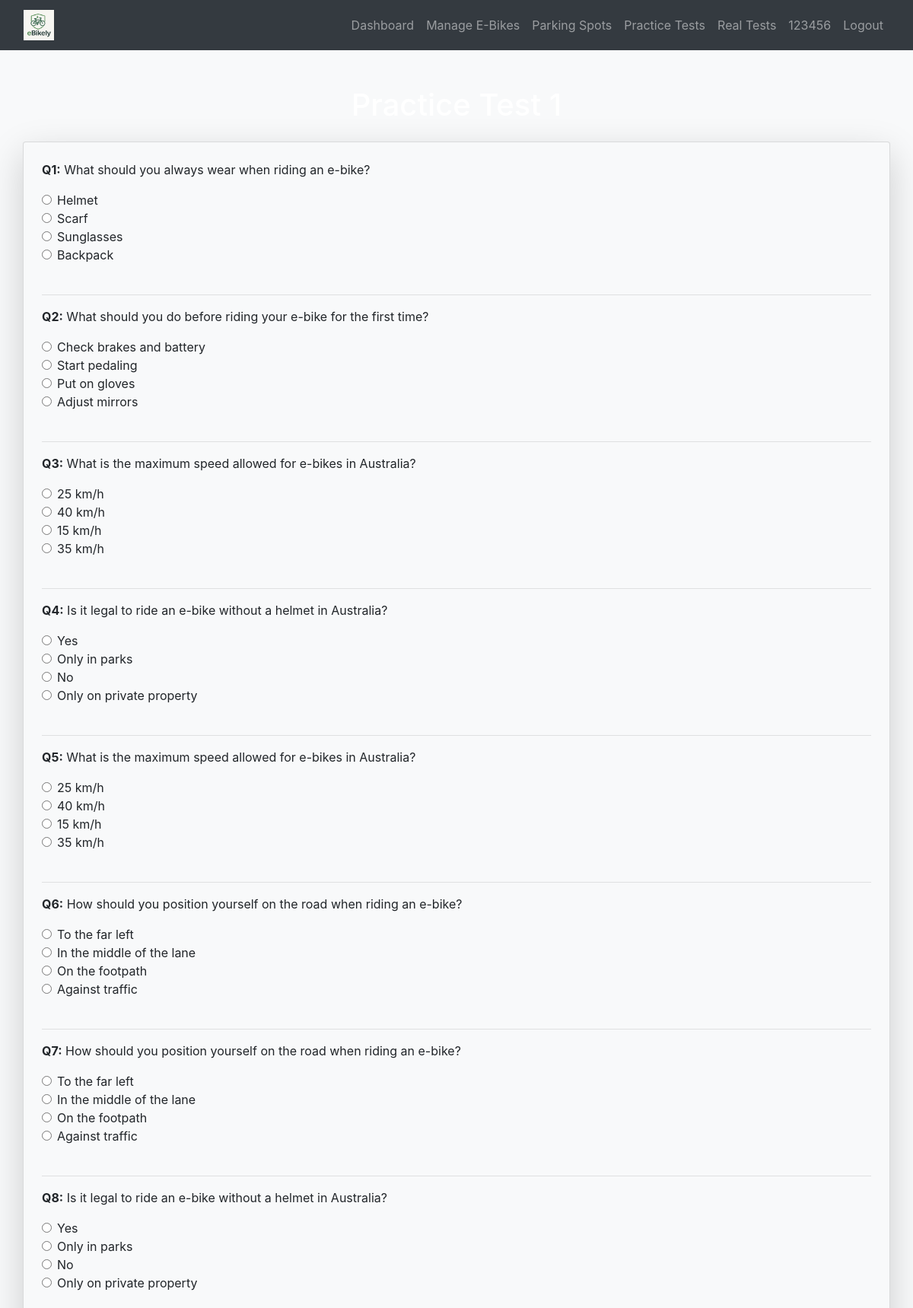
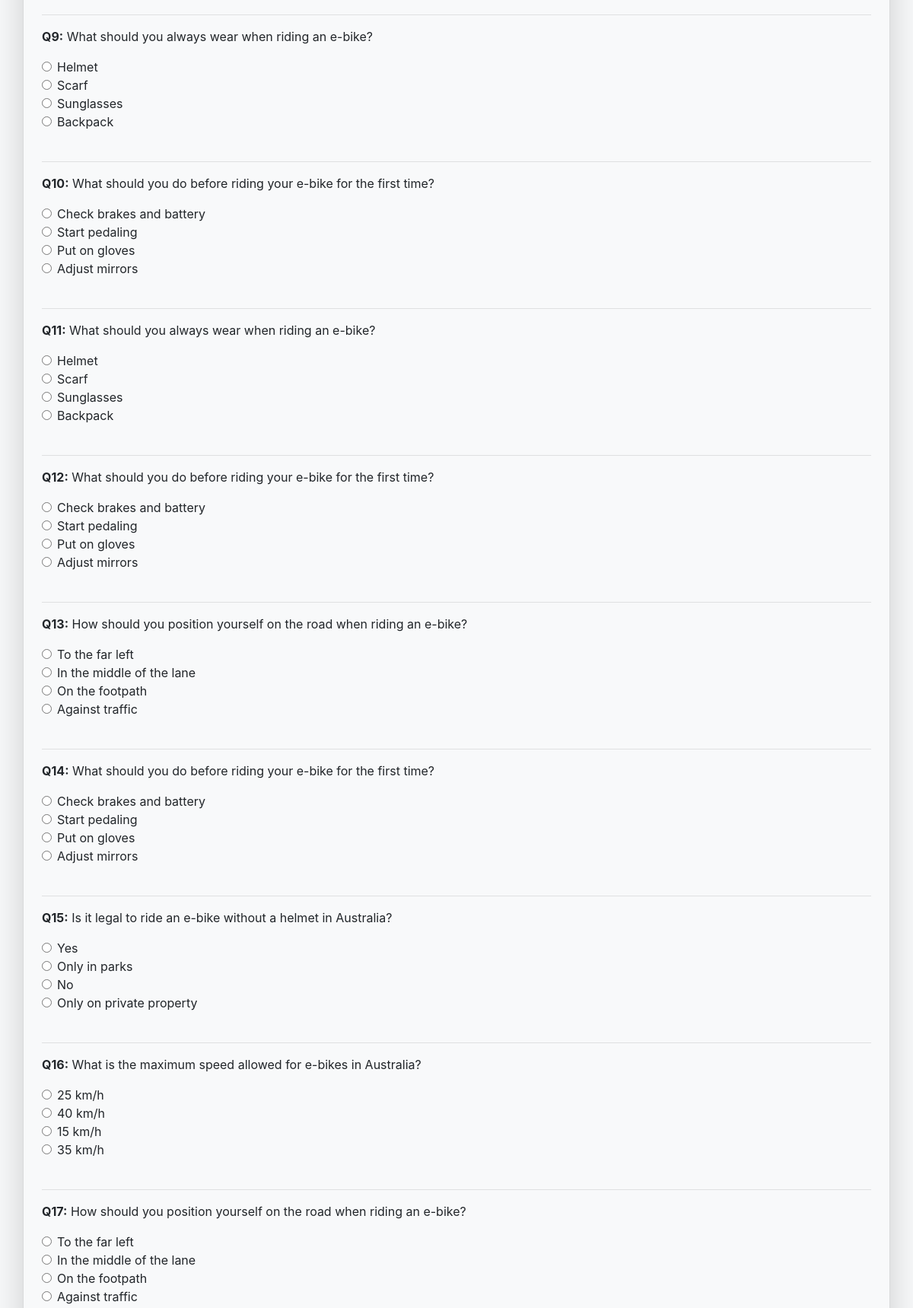
Page /practice/3 (signed in, upper part) on the committed database (2 pictures, top to bottom).
### database_setup.py (models this page shows)
class User(Base, UserMixin):
    __tablename__ = 'users'
    id = Column(Integer, primary_key=True)
    username = Column(String(150), unique=True, nullable=False)
    email = Column(String(150), nullable=True)
    password = Column(String(150), nullable=False)
    ebikes = relationship('EBike', back_populates='owner', cascade="all, delete-orphan")
    practice_tests = relationship('PracticeTest', back_populates='user', cascade="all, delete-orphan")
    real_tests = relationship('RealTest', back_populates='user', cascade="all, delete-orphan")
    practice_attempts = relationship("PracticeAttempt", back_populates="user", cascade="all, delete-orphan")
    parking_spot = relationship("ParkingSpot", back_populates="reserved_user", uselist=False)
    role = Column(String(10))  # 'student' or 'teacher'
    department = Column(String(150))  # for teachers
    year = Column(Integer)  # for students
    house = Column(String(50))  # for students

class PracticeQuestion(Base):
    __tablename__ = 'practice_questions'
    id = Column(Integer, primary_key=True)
    test_id = Column(Integer, ForeignKey('practice_tests.id'), nullable=False)
    question = Column(Text, nullable=False)
    options = Column(Text, nullable=False)  # Store options as a comma-separated string
    correct_answer = Column(String(100), nullable=False)
    test = relationship('PracticeTest', back_populates='questions')

### app.py (the view, shortened to what this page needs)
@app.route('/practice/<int:test_id>', methods=['GET', 'POST'])
@login_required
def practice_quiz(test_id):
    session = SessionLocal()
    test = session.query(PracticeTest).filter_by(id=test_id).first()
    if not test:
        flash("Quiz not found.", "danger")
        session.close()
        return redirect(url_for('practice_selection'))
    all_questions = test.questions
    questions = random.sample(all_questions, min(20, len(all_questions)))
    for q in questions:
        q.parsed_options = q.options.split(",")
    session.close()
    return render_template('practice_quiz.html', test=test, questions=questions)

### app.py (called while the page is built)
@login_manager.user_loader
def load_user(user_id):
    session = SessionLocal()
    user = session.query(User).get(int(user_id))
    session.close()
    return user

### templates/practice_quiz.html (shortened to what this page needs)
{% extends "base.html" %}
{% block content %}
<div class="container mt-5">
    <h1 class="text-center text-white mb-4">{{ test.name }}</h1>
    <form method="POST" action="">
        <div class="card shadow-lg bg-light rounded p-4">
            {% for question in questions %}
            <div class="mb-4">
                <p><strong>Q{{ loop.index }}:</strong> {{ question.question }}</p>
                {% for opt in question.parsed_options %}
                    <div class="form-check">
                        <input class="form-check-input" type="radio" name="{{ question.id }}" id="{{ question.id }}{{ loop.index }}" value="{{ opt }}">
                        <label class="form-check-label" for="{{ question.id }}{{ loop.index }}">
                            {{ opt }}
                        </label>
                    </div>
                {% endfor %}
            </div>
            <hr>
            {% endfor %}
        </div>
    </form>
</div>
{% endblock %}

### templates/base.html (shortened to what this page needs)
<!DOCTYPE html>
<html lang="en">
<head>
    <link rel="stylesheet" href="https://stackpath.bootstrapcdn.com/bootstrap/4.5.2/css/bootstrap.min.css">
    <link rel="stylesheet" href="{{ url_for('static', filename='styles.css') }}">
    <link href="https://cdnjs.cloudflare.com/ajax/libs/font-awesome/5.15.4/css/all.min.css" rel="stylesheet">
</head>
<body>
    <nav class="navbar navbar-expand-lg navbar-dark bg-dark">
        <div class="container-fluid">
            <a class="navbar-brand" href="{{ url_for('dashboard') }}">
                <img src="{{ url_for('static', filename='images/logo.png') }}" alt="E-Bike Manager Logo">
            </a>
            <div class="collapse navbar-collapse" id="navbarNav">
                <ul class="navbar-nav ml-auto">
                    {% if current_user.is_authenticated %}
                        <li class="nav-item"><a class="nav-link {% if request.endpoint == 'dashboard' %}active{% endif %}" href="{{ url_for('dashboard') }}">Dashboard</a></li>
                        <li class="nav-item"><a class="nav-link {% if request.endpoint == 'ebike_management' %}active{% endif %}" href="{{ url_for('ebike_management') }}">Manage E-Bikes</a></li>
                        <li class="nav-item"><a class="nav-link {% if request.endpoint == 'parking_spots' %}active{% endif %}" href="{{ url_for('parking_spots') }}">Parking Spots</a></li>
                        <li class="nav-item"><a class="nav-link {% if request.endpoint == 'practice_selection' %}active{% endif %}" href="{{ url_for('practice_selection') }}">Practice Tests</a></li>
                        <li class="nav-item"><a class="nav-link {% if request.endpoint == 'real_tests' %}active{% endif %}" href="{{ url_for('real_tests') }}">Real Tests</a></li>
                        <li class="nav-item"><a class="nav-link {% if request.endpoint == 'user_profile' %}active{% endif %}" href="{{ url_for('user_profile') }}">{{ current_user.username }}</a></li>
                        <li class="nav-item"><a class="nav-link" href="{{ url_for('logout') }}">Logout</a></li>
                    {% else %}
                        <li class="nav-item"><a class="nav-link" href="{{ url_for('login') }}">Login</a></li>
                        <li class="nav-item"><a class="nav-link" href="{{ url_for('register') }}">Register</a></li>
                    {% endif %}
                </ul>
            </div>
        </div>
    </nav>
    <div class="container mt-4">
        {% block content %}{% endblock %}
    </div>
</body>
</html>

### static/styles.css (style rules this page uses)
.card { border-radius: 10px; box-shadow: 0 4px 6px rgba(0, 0, 0, 0.1); transition: transform 0.2s; }
.text-white { color: white; }

### templates/base.html (style rules this page uses)
body { background-color: #f8f9fa; }
.navbar-brand img { height: 40px; border: none; }
.container { max-width: 1200px; }

### rows in the picture
User: username "123456"
PracticeQuestion: question "What should you always wear when riding an e-bike?", parsed_options "Helmet" "Scarf" "Sunglasses" "Backpack"
PracticeQuestion: question "What should you do before riding your e-bike for the first time?", parsed_options "Check brakes and battery" "Start pedaling" "Put on gloves" "Adjust mirrors"
PracticeQuestion: question "What is the maximum speed allowed for e-bikes in Australia?", parsed_options "25 km/h" "40 km/h" "15 km/h" "35 km/h"
PracticeQuestion: question "Is it legal to ride an e-bike without a helmet in Australia?", parsed_options "Yes" "Only in parks" "No" "Only on private property"
PracticeQuestion: question "What is the maximum speed allowed for e-bikes in Australia?", parsed_options "25 km/h" "40 km/h" "15 km/h" "35 km/h"
PracticeQuestion: question "How should you position yourself on the road when riding an e-bike?", parsed_options "To the far left" "In the middle of the lane" "On the footpath" "Against traffic"
PracticeQuestion: question "How should you position yourself on the road when riding an e-bike?", parsed_options "To the far left" "In the middle of the lane" "On the footpath" "Against traffic"
PracticeQuestion: question "Is it legal to ride an e-bike without a helmet in Australia?", parsed_options "Yes" "Only in parks" "No" "Only on private property"
PracticeQuestion: question "What should you always wear when riding an e-bike?", parsed_options "Helmet" "Scarf" "Sunglasses" "Backpack"
PracticeQuestion: question "What should you do before riding your e-bike for the first time?", parsed_options "Check brakes and battery" "Start pedaling" "Put on gloves" "Adjust mirrors"
PracticeQuestion: question "What should you always wear when riding an e-bike?", parsed_options "Helmet" "Scarf" "Sunglasses" "Backpack"
PracticeQuestion: question "What should you do before riding your e-bike for the first time?", parsed_options "Check brakes and battery" "Start pedaling" "Put on gloves" "Adjust mirrors"
PracticeQuestion: question "How should you position yourself on the road when riding an e-bike?", parsed_options "To the far left" "In the middle of the lane" "On the footpath" "Against traffic"
PracticeQuestion: question "What should you do before riding your e-bike for the first time?", parsed_options "Check brakes and battery" "Start pedaling" "Put on gloves" "Adjust mirrors"
PracticeQuestion: question "Is it legal to ride an e-bike without a helmet in Australia?", parsed_options "Yes" "Only in parks" "No" "Only on private property"
PracticeQuestion: question "What is the maximum speed allowed for e-bikes in Australia?", parsed_options "25 km/h" "40 km/h" "15 km/h" "35 km/h"
PracticeQuestion: question "How should you position yourself on the road when riding an e-bike?", parsed_options "To the far left" "In the middle of the lane" "On the footpath" "Against traffic"
